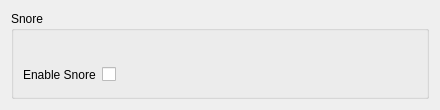
<?xml version="1.0" encoding="UTF-8"?>
<ui version="4.0">
 <class>SnoreNotificationConfigWidget</class>
 <widget class="QWidget" name="SnoreNotificationConfigWidget">
  <property name="geometry">
   <rect>
    <x>0</x>
    <y>0</y>
    <width>440</width>
    <height>110</height>
   </rect>
  </property>
  <property name="minimumSize">
   <size>
    <width>440</width>
    <height>110</height>
   </size>
  </property>
  <property name="windowTitle">
   <string>Form</string>
  </property>
  <layout class="QHBoxLayout" name="horizontalLayout">
   <property name="sizeConstraint">
    <enum>QLayout::SetNoConstraint</enum>
   </property>
   <item>
    <widget class="QGroupBox" name="groupBox">
     <property name="title">
      <string>Snore</string>
     </property>
     <layout class="QVBoxLayout" name="verticalLayout">
      <item>
       <widget class="Snore::SettingsDialog" name="widget" native="true"/>
      </item>
      <item>
       <layout class="QFormLayout" name="formLayout">
        <item row="0" column="0">
         <widget class="QLabel" name="useSnoreLabel">
          <property name="text">
           <string>Enable Snore</string>
          </property>
         </widget>
        </item>
        <item row="0" column="1">
         <widget class="QCheckBox" name="useSnoreCheckBox"/>
        </item>
       </layout>
      </item>
     </layout>
    </widget>
   </item>
  </layout>
 </widget>
 <customwidgets>
  <customwidget>
   <class>Snore::SettingsDialog</class>
   <extends>QWidget</extends>
   <header location="global">libsnore/settings/settingsdialog.h</header>
   <container>1</container>
  </customwidget>
 </customwidgets>
 <resources/>
 <connections/>
</ui>
